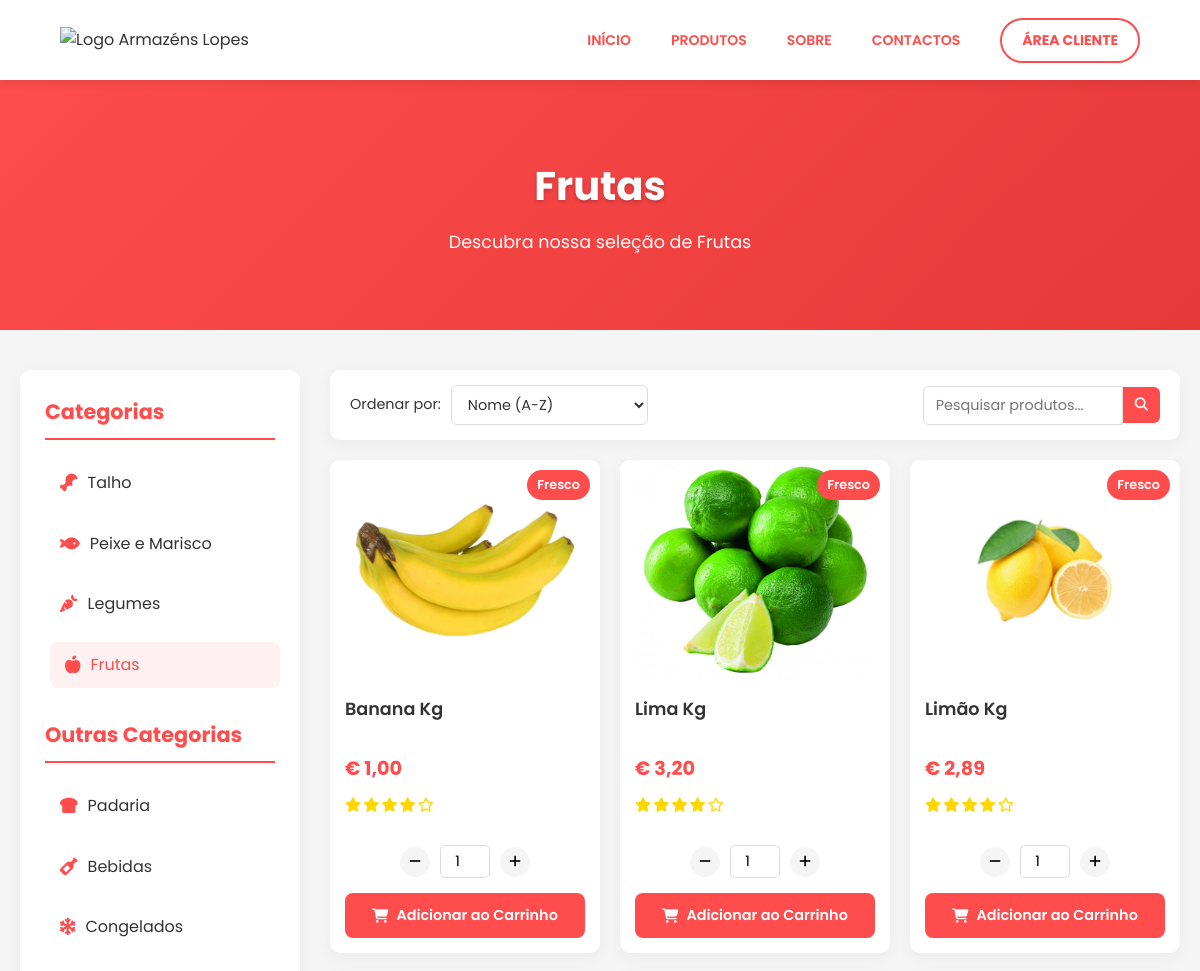
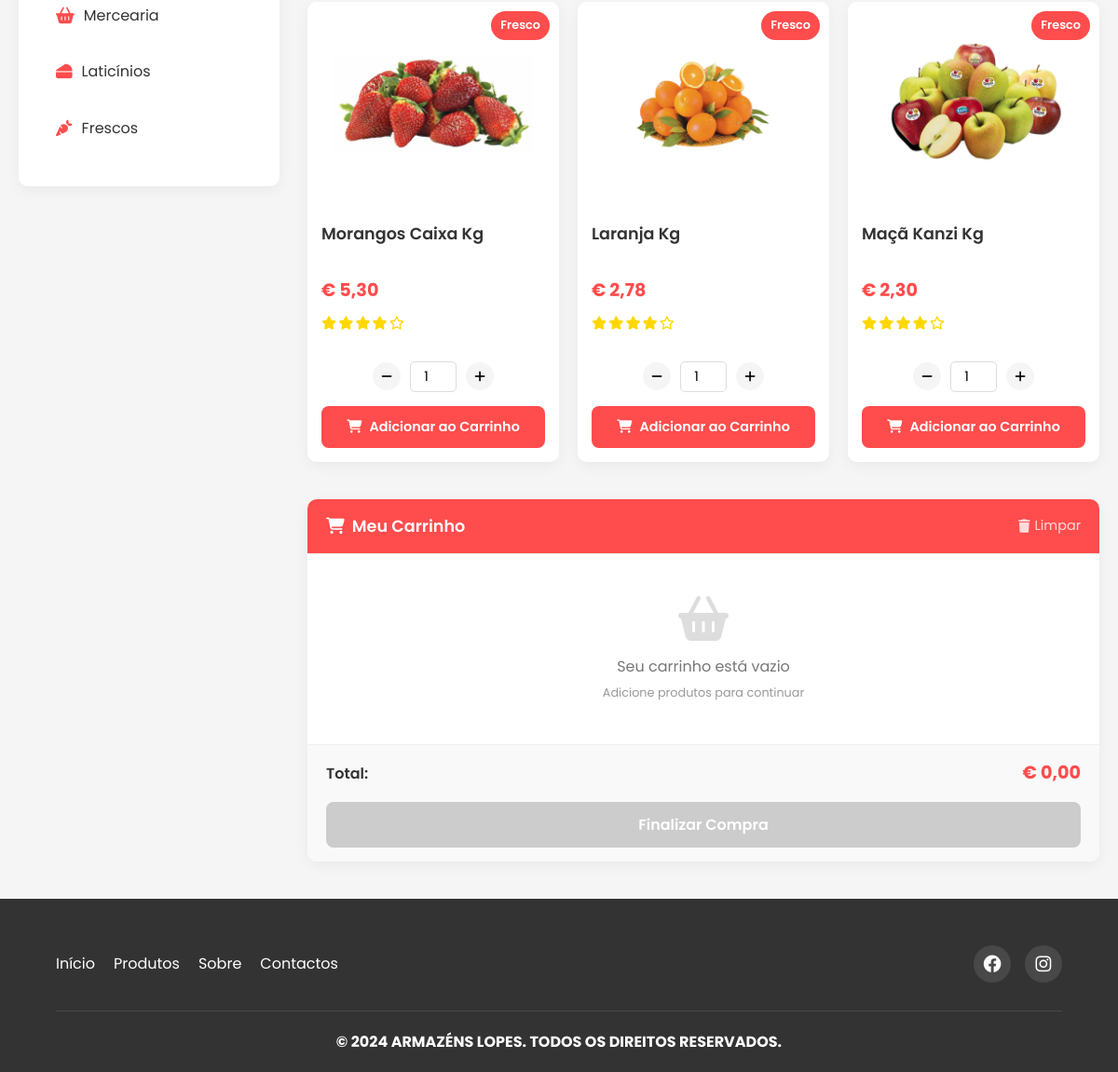
/produtos/frescos/frescos4.php (signed in), run on the app's committed database (2 pictures, top to bottom).
### tables this page shows
CREATE TABLE IF NOT EXISTS `produtos` (
  `id` int(11) NOT NULL AUTO_INCREMENT,
  `nome` varchar(100) NOT NULL,
  `descricao` text DEFAULT NULL,
  `preco` decimal(10,2) NOT NULL,
  `imagem` varchar(255) DEFAULT NULL,
  `categoria` varchar(50) DEFAULT NULL,
  PRIMARY KEY (`id`)
);

### produtos/frescos/frescos4.php (the view, shortened to what this page needs)
<?php
include('../db_connect.php');
if (isset($_SESSION['email'])) {
    $redirectUrl = "../../client/dashboard.php";
} else {
    $redirectUrl = "../../login/login.php";
}
$categoria = "frutas";
$sql = "SELECT * FROM produtos WHERE categoria = '$categoria'";
$result = $conn->query($sql);
?>
<!DOCTYPE html>
<html lang="pt-PT">
<head>
    <link rel="stylesheet" href="../styles/style.css">
    <link rel="stylesheet" href="https://cdnjs.cloudflare.com/ajax/libs/font-awesome/6.4.0/css/all.min.css">
</head>
<body>
    <header>
        <div id="headerimg">
            <a href="../../index.php"><img src="../../img/logolopes.png" alt="Logo Armazéns Lopes"></a>
        </div>
        <div id="headerselect">
            <a href="../../index.php">INÍCIO</a>
            <a href="../../index.php#container2">PRODUTOS</a>
            <a href="../../index.php#sobre">SOBRE</a>
            <a href="../../index.php#container6">CONTACTOS</a>
            <button id="buttonheader" onclick="window.location.href='<?php echo $redirectUrl; ?>'"><strong>ÁREA CLIENTE</strong></button>
        </div>
    </header>
    <div class="page-banner">
        <div class="banner-content">
            <h1>Frutas</h1>
            <p>Descubra nossa seleção de Frutas</p>
        </div>
    </div>
    <main>
        <div class="main-container">
            <div class="sidebar">
                <h3>Categorias</h3>
                <ul>
                    <li><a href="frescos.php"><i class="fas fa-drumstick-bite" aria-hidden="true"></i>Talho</a></li>
                    <li><a href="frescos2.php"><i class="fas fa-fish" aria-hidden="true"></i>Peixe e Marisco</a></li>
                    <li><a href="frescos3.php"><i class="fas fa-carrot" aria-hidden="true"></i>Legumes</a></li>
                    <li><a href="frescos4.php" class="active"><i class="fas fa-apple-alt" aria-hidden="true"></i>Frutas</a></li>
                </ul>
                <h3>Outras Categorias</h3>
                <ul>
                    <li><a href="../padaria/padaria1.php"><i class="fas fa-bread-slice"></i>Padaria</a></li>
                    <li><a href="../bebidas/bebidas.php"><i class="fas fa-wine-bottle"></i>Bebidas</a></li>
                    <li><a href="../congelados/congelados.php"><i class="fas fa-snowflake"></i>Congelados</a></li>
                    <li><a href="../mercearia/mercearia.php"><i class="fas fa-shopping-basket"></i>Mercearia</a></li>
                    <li><a href="../laticinios/laticinios.php"><i class="fas fa-cheese"></i>Laticínios</a></li>
                    <li><a href="../frescos/frescos.php"><i class="fas fa-carrot"></i>Frescos</a></li>
                </ul>
            </div>
            <div class="content-wrapper">
                <div class="product-filters">
                    <div class="filter-group">
                        <label for="sort-by">Ordenar por:</label>
                        <select id="sort-by">
                            <option value="name-asc">Nome (A-Z)</option>
                        </select>
                    </div>
                    <div class="search-products">
                        <input type="text" id="search-input" placeholder="Pesquisar produtos...">
                        <button id="search-btn"><i class="fas fa-search"></i></button>
                    </div>
                </div>
                <div class="product-container">
                    <?php
                    if ($result->num_rows > 0) {
                        while ($row = $result->fetch_assoc()) {
                            echo "<div class='product' data-id='" . $row["id"] . "' data-name='" . $row["nome"] . "' data-price='" . $row["preco"] . "'>";
                            echo "<div class='product-badge'>Fresco</div>";
                            echo "<div class='img-container'>";
                            echo "<img src='" . $row["imagem"] . "' alt='" . $row["nome"] . "'>";
                            echo "</div>";
                            echo "<div class='product-info'>";
                            echo "<h4>" . $row["nome"] . "</h4>";
                            echo "<p class='price'>€ " . number_format($row["preco"], 2, ',', '.') . "</p>";
                            echo "<div class='product-rating'>";
                            echo "<i class='fas fa-star'></i>";
                            echo "<i class='fas fa-star'></i>";
                            echo "<i class='fas fa-star'></i>";
                            echo "<i class='fas fa-star'></i>";
                            echo "<i class='far fa-star'></i>";
                            echo "<span>(4.0)</span>";
                            echo "</div>";
                            echo "</div>";
                            echo "<div class='quantity'>";
                            echo "<button class='btn-minus' data-id='" . $row["id"] . "'><i class='fas fa-minus'></i></button>";
                            echo "<input type='number' value='1' min='1' class='quantity-input' id='qty-" . $row["id"] . "' />";
                            echo "<button class='btn-plus' data-id='" . $row["id"] . "'><i class='fas fa-plus'></i></button>";
                            echo "</div>";
                            echo "<button class='btn-order' data-id='" . $row["id"] . "' data-name='" . $row["nome"] . "' data-price='" . $row["preco"] . "' data-image='" . $row["imagem"] . "'>";
                            echo "<i class='fas fa-shopping-cart'></i> Adicionar ao Carrinho</button>";
                            echo "</div>";
                        }
                    } else {
                        echo "<div class='no-products'>";
                        echo "<i class='fas fa-exclamation-circle'></i>";
                        echo "<p>Nenhum produto encontrado</p>";
                        echo "<p>Tente outra categoria ou volte mais tarde</p>";
                        echo "</div>";
                    }
                    ?>
                </div>
                <div class="cart-container">
                    <div class="cart-header">
                        <h3><i class="fas fa-shopping-cart"></i> Meu Carrinho</h3>
                        <button id="clear-cart"><i class="fas fa-trash"></i> Limpar</button>
                    </div>
                    <div class="cart-items">
                    </div>
                    <div class="cart-footer">
                        <div class="cart-total">
                            <span>Total:</span>
                            <span id="cart-total-value">€ 0,00</span>
                        </div>
                        <button id="checkout-btn" disabled>Finalizar Compra</button>
                    </div>
                </div>
            </div>
        </div>
    </main>
    <footer>
        <div class="footer-content">
            <div class="footer-links">
                <a href="../../index.php">Início</a>
                <a href="../../index.php#container2">Produtos</a>
                <a href="../../index.php#sobre">Sobre</a>
                <a href="../../index.php#container6">Contactos</a>
            </div>
            <div class="footer-social">
                <a href="https://www.facebook.com/escolabasica.secundariaourem/?locale=pt_PT"><i class="fab fa-facebook"></i></a>
                <a href="https://www.instagram.com/aeourem/"><i class="fab fa-instagram"></i></a>
            </div>
        </div>
        <div class="footer-bottom">
            <p><strong>© 2024 ARMAZÉNS LOPES. TODOS OS DIREITOS RESERVADOS.</strong></p>
        </div>
    </footer>
</body>
</html>

### data on the page
produtos: imagem (picture), nome "Banana Kg", preco "1,00"
produtos: imagem (picture), nome "Lima Kg", preco "3,20"
produtos: imagem (picture), nome "Limão Kg", preco "2,89"
produtos: imagem (picture), nome "Morangos Caixa Kg", preco "5,30"
produtos: imagem (picture), nome "Laranja Kg", preco "2,78"
produtos: imagem (picture), nome "Maçã Kanzi Kg", preco "2,30"
